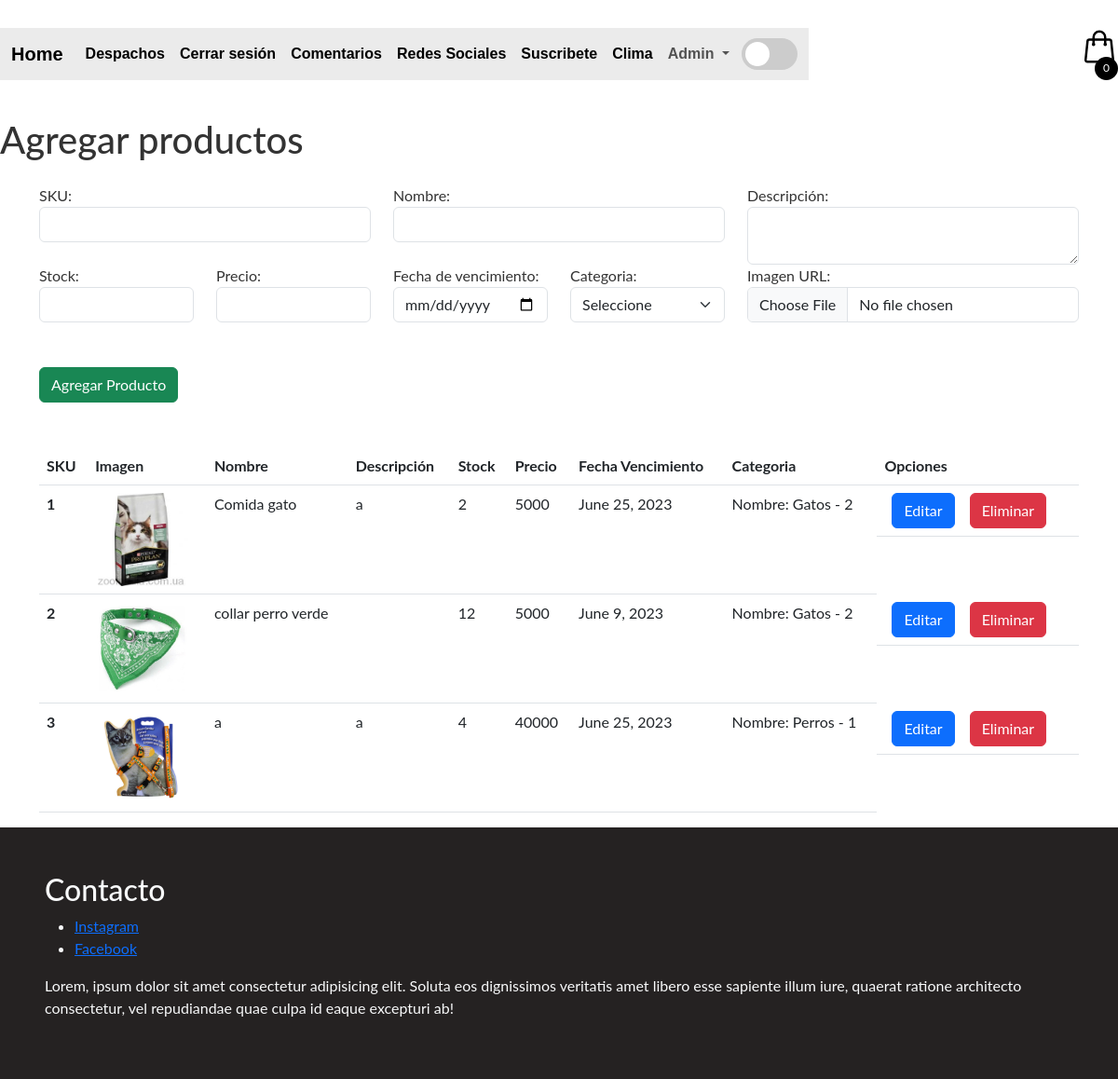
The page /agregar (signed in) on the database its author committed.
### apps/Tienda/models.py (models this page shows, shortened)
class Producto(models.Model):
    sku = models.IntegerField(primary_key=True)
    nombre = models.CharField(max_length=100, null=False)
    descripcion = models.CharField(max_length=150,null=False)
    stock = models.IntegerField(null=False)
    precio = models.IntegerField(null=False)
    fecha_ingreso = models.DateField(auto_now_add=True)
    fecha_vencimiento = models.DateField(null=True,blank=True)
    categoria_id = models.ForeignKey(Categoria,on_delete=models.CASCADE)
    image_url = models.ImageField(upload_to="imagenesProductos")

class Categoria(models.Model):
    categoria_id = models.AutoField(primary_key=True)
    nombre = models.CharField(max_length=50, null=False)
    def __str__(self):
        txt = "Nombre: {0} - {1}"
        return txt.format(self.nombre,self.categoria_id)

### apps/Tienda/views.py (the view)
# urls.py: path('agregar',views.cargarAgregarProducto),
@login_required
def cargarAgregarProducto(request):
    productos = Producto.objects.all()
    categorias = Categoria.objects.all()
    return render(request,"agregar.html",{"cate":categorias, "prod":productos})

### apps/Tienda/templates/agregar.html (shortened to what this page needs)
{% extends './base.html' %}
{% load static %}
    {% block body %}
    <h1 class="mb-4">Agregar productos</h1>
    <div class="container">
        <form id="formularioAgregarProducto" action="/agregarProductoForm" method="POST" enctype="multipart/form-data"> {% csrf_token %}
            <div class="row">
                <div class="col-md-4">
                    <label for="txtSku">SKU:</label>
                    <input name="txtSku" id="txtSku" type="text" class="form-control">
                </div>
                <div class="col-md-4">
                    <label for="txtNombre">Nombre:</label>
                    <input name="txtNombre" id="txtNombre" type="text" class="form-control">
                </div>
                <div class="col-md-4">
                    <label for="txtDescripcion">Descripción:</label>
                    <textarea name="txtDescripcion" id="txtDescripcion" type="text" class="form-control"></textarea>
                </div>
                <div class="col-md-2">
                    <label for="txtStock">Stock:</label>
                    <input name="txtStock" id="txtStock" type="text" class="form-control">
                </div>
                <div class="col-md-2">
                    <label for="txtPrecio">Precio:</label>
                    <input name="txtPrecio" id="txtPrecio" type="number" class="form-control">
                </div>
                <div class="col-md-2">
                    <label for="fechaVencimientoSel">Fecha de vencimiento:</label>
                    <input type="date" name="fechaVencimientoSel" id="fechaVencimientoSel" type="text" class="form-control">
                </div>
                <div class="col-md-2">
                    <label for="cmbCategoria">Categoria:</label>
                    <select name="cmbCategoria" id="cmbCategoria" class="form-select" aria-label="Default select example">
                        <option disabled selected>Seleccione</option>
                      </select>
                </div>
                <div class="col-md-4">
                    <label for="txtImg">Imagen URL:</label>
                    <input name="txtImg" id="txtImg" type="file" class="form-control">
                </div>
            </div>
            <button class="btn btn-success mt-5 w-30">Agregar Producto</button>
        </form>
    </div>
    <div class="container mt-5">
        <table class="table">
            <thead>
              <tr>
                <th scope="col">SKU</th>
                <th scope="col">Imagen</th>
                <th scope="col">Nombre</th>
                <th scope="col">Descripción</th>
                <th scope="col">Stock</th>
                <th scope="col">Precio</th>
                <th scope="col">Fecha Vencimiento</th>
                <th scope="col">Categoria</th>
                <th scope="col">Opciones</th>
              </tr>
            </thead>
            <tbody>
                {% for p in prod %}
              <tr>
                <th scope="row">{{p.sku}}</th>
                <td><img src="{{p.image_url.url}}" alt="" height="100"></td>
                <td>{{p.nombre}}</td>
                <td>{{p.descripcion}}</td>
                <td>{{p.stock}}</td>
                <td>{{p.precio}}</td>
                <td>{{p.fecha_vencimiento}}</td>
                <td>{{p.categoria_id}}</td>
                <td class="d-flex">
                    <a href="/editarProducto/{{p.sku}}" class="btn btn-primary mx-2">Editar</a>
                    <a href="/eliminarProducto/{{p.sku}}" class="btn btn-danger mx-2 btnEliminar">Eliminar</a>
                </td>
              </tr>
                {% endfor %}
            </tbody>
          </table>
    </div>
    {% endblock %}

### apps/Tienda/templates/base.html (shortened to what this page needs)
{% load static %}
<!DOCTYPE html>
<html lang="en">
<head>
  <link href="https://cdn.jsdelivr.net/npm/bootstrap@5.3.0-alpha3/dist/css/bootstrap.min.css" rel="stylesheet"
>
  <link rel="stylesheet" href="{% static 'css/style.css' %}"/>
	<link rel="stylesheet" href="{% static 'css/darkmode.css' %}">
	<link rel="stylesheet" href="{% static 'css/stylecard.css' %}">
</head>
<body>
  <header>
    <nav class="navbar navbar-expand-lg bg-miClase ">
      <div class="container-fluid">
        <a class="navbar-brand" href="\">Home</a>
        <div class="collapse navbar-collapse" id="navbarNav">
          <ul class="navbar-nav">
            <li class="nav-item">
              <a class="nav-link active" aria-current="page" href="/Despacho">Despachos</a>
            </li>
            {% if user.is_authenticated %}
            <li class="nav-item">
              <a class="nav-link active" aria-current="page" href="logout/">Cerrar sesión</a>
            </li>
            {% endif %}
            <li class="nav-item">
              <a class="nav-link active" aria-current="page" href="/Comentarios">Comentarios</a>
              </li>
            <li class="nav-item">
              <a class="nav-link active" aria-current="page" href="Redes Sociale.html">Redes Sociales</a>
            </li>
            <li class="nav-item">
              <a class="nav-link active" aria-current="page" href="/suscripcion">Suscribete</a>
            </li>
            <li class="nav-item">
              <a class="nav-link active" aria-current="page" href="/Clima">Clima</a>
            </li>
            <li class="nav-item dropdown">
              <a class="nav-link dropdown-toggle" href="#" role="button" data-bs-toggle="dropdown" aria-expanded="false">
                Admin
              </a>
            <li><label class="switch">
                <span class="slider round"></span>
              </label>
            </li>
          </ul>
        </div>
      </div>
    </nav>
    <div class="container-icon">
      <div class="container-cart-icon">
        <div class="count-products">
          <span id="contador-productos">0</span>
        </div>
      </div>
    </div>
  </header>
  {% block body %}
  {% endblock %}
  <footer class="footer">
    <div class=" text-light">
      <h2> Contacto </h2>
      <ul>
        <li> <a href="www.instagram.com">Instagram</a></li>
        <li> <a href="www.facebook.com">Facebook</a> </li>
      </ul>
      <p>Lorem, ipsum dolor sit amet consectetur adipisicing elit. Soluta eos dignissimos veritatis amet libero esse sapiente illum iure, quaerat ratione architecto consectetur, vel repudiandae quae culpa id eaque excepturi ab!</p>
    </div>
  </footer>
</body>
</html>

### apps/Tienda/static/css/style.css (style rules this page uses)
*::after, *::before, * { margin: 0; padding: 0; box-sizing: border-box; }
body { margin: 0 auto; max-width: 1200px; font-family: 'Lato'; color: #333; }
.icon-cart { width: 40px; height: 40px; stroke: #000; }
img { max-width: 100%; }
header { display: flex; justify-content: space-between; padding: 30px 0 40px 0; }
.container-icon { position: relative; }
.count-products { position: absolute; top: 55%; right: 0; background-color: #000000; color: #fff; width: 25px; height: 25px; display: flex; justify-content: center; align-items: center; border-radius: 50%; }
#contador-productos { font-size: 12px; }
.navbar { border-radius: 0%; font-family: helvetica; font-weight:bold; }
.navbar { border-radius: 0; background-color: #4242421a; }
.footer { background-color: rgb(37, 34, 34); padding: 3rem; }

### apps/Tienda/static/css/darkmode.css (style rules this page uses)
.switch { margin-left: 5px; margin-top: 3px; position: relative; display: inline-block; width: 60px; height: 34px; }
.slider { position: absolute; cursor: pointer; top: 0; left: 0; right: 0; bottom: 0; background-color: #ccc; transition: .4s; border-radius: 34px; }
.slider:before { position: absolute; content: ""; height: 26px; width: 26px; left: 4px; bottom: 4px; background-color: white; transition: .4s; border-radius: 50%; }
.slider.round { border-radius: 34px; }
.slider.round:before { border-radius: 50%; }

### rows shown on the page
Producto: sku "1", image_url (picture), nombre "Comida gato", descripcion "a", stock "2", precio "5000", fecha_vencimiento "June 25, 2023", categoria_id "Nombre: Gatos - 2"
Producto: sku "2", image_url (picture), nombre "collar perro verde", stock "12", precio "5000", fecha_vencimiento "June 9, 2023", categoria_id "Nombre: Gatos - 2"
Producto: sku "3", image_url (picture), nombre "a", descripcion "a", stock "4", precio "40000", fecha_vencimiento "June 25, 2023", categoria_id "Nombre: Perros - 1"
